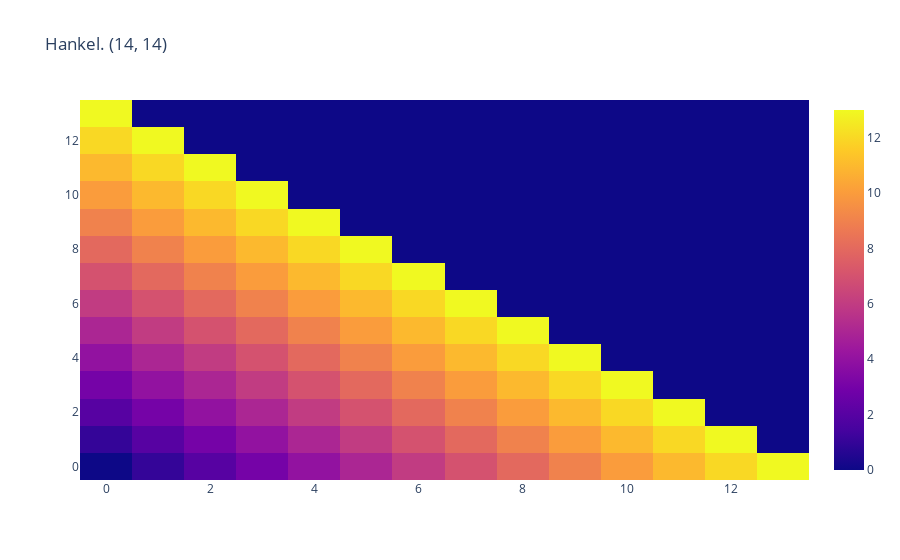

Notebook code cell kept with this figure:
### Markdown cell above
### Hankel

### Code cell
np.set_printoptions(linewidth=300)

matrix = np.arange(0, 14)

matrix_hank = sp.linalg.hankel(matrix)

fig = go.Figure(data=go.Heatmap(z=matrix_hank))
fig.update_layout(title="Hankel. (14, 14)")
fig.show()

display(Image('data/18072024_151333.png'))

### Figure 1 — Plotly figure (JSON) as saved in the notebook; plotly's stock layout.template omitted (floating-point values rounded to 4 significant figures; data arrays with more than 128 entries replaced by an {"elided": "..."} marker saying what was removed)
{"data": [{"type": "heatmap", "z": {"elided": "14x14 int values"}}], "layout": {"title": {"text": "Hankel. (14, 14)"}}}
